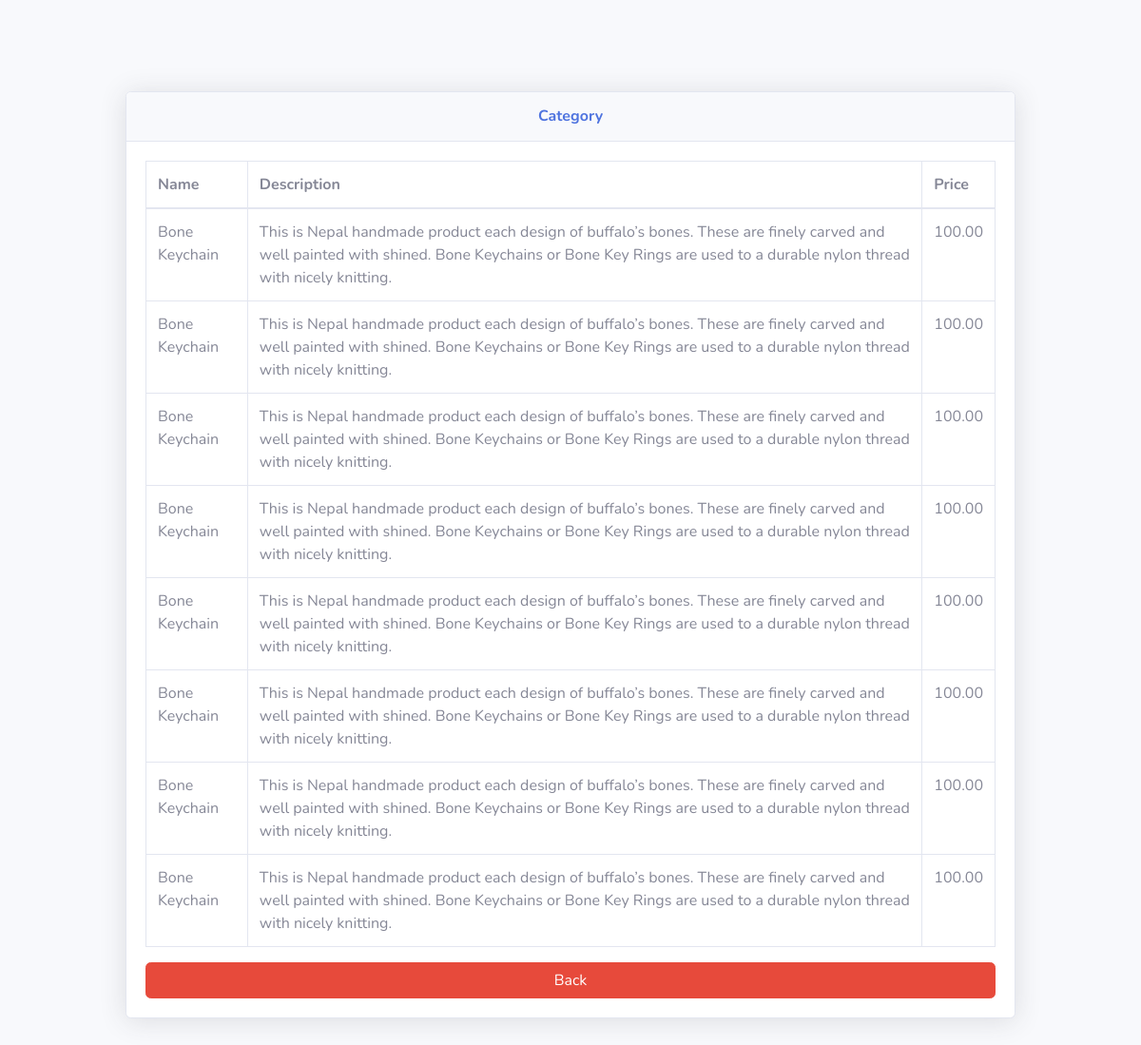
Page /admin/php/viewcategories.php?categoryID=4 on the committed database.
### tables this page shows
CREATE TABLE `products` (
  `productID` int(11) NOT NULL,
  `productName` varchar(50) NOT NULL,
  `productDesc` varchar(255) NOT NULL,
  `productPrice` decimal(10,2) NOT NULL,
  `productPhoto` varchar(255) NOT NULL,
  `categoryID` int(11) DEFAULT NULL,
  `qty` int(11) NOT NULL DEFAULT 5
);

### admin/php/viewcategories.php (the view, shortened to what this page needs)
<?php
include('config.inc.php');
?>
<!DOCTYPE html>
<html lang="en">
<head>
    <link rel="stylesheet" href="../vendor/fontawesome-free/css/all.min.css" type="text/css">
    <link rel="stylesheet" href="../css/sb-admin-2.min.css">
</head>
<body>
    <div id="wrapper">
        <div id="content-wrapper" class="d-flex flex-column">
            <div id="content">
                <div class="container-fluid">
                    <div class="row m-5 p-5">
                        <div class="col-xl-12 col-lg-12 mb-4">
                            <div class="card shadow mb-4">
                                <div class="card-header py-3">
                                    <h6 class="m-0 font-weight-bold text-primary text-center">Category</h6>
                                </div>
                                <div class="card-body">
                                    <div class="table-responsive">
                                        <table class="table table-bordered" width="100%" cellspacing="0">
                                            <thead>
                                                <tr>
                                                    <th>Name</th>
                                                    <th>Description</th>
                                                    <th>Price</th>
                                                </tr>
                                            </thead>
                                            <tbody>
                                                <?php
                                                if(isset($_GET["categoryID"]) && !empty(trim($_GET["categoryID"]))){
                                                    $ID = trim($_GET["categoryID"]);
                                                    $sql = "SELECT * FROM products P, categories C WHERE P.categoryID = C.categoryID AND C.categoryID = '$ID';";
                                                    if($result = $conn -> query($sql)){
                                                        if($result -> num_rows > 0){
                                                            while($row = $result -> fetch_array()){
                                                                echo '<tr>';
                                                                echo '<td>'. $row['productName'] .'</td>';
                                                                echo '<td>'. $row['productDesc'] .'</td>';
                                                                echo '<td>'. $row['productPrice'] .'</td>';
                                                                echo '</tr>';
                                                            }
                                                        }
                                                    }
                                                }
                                                ?>
                                            </tbody>
                                        </table>
                                    </div>
                                    <a href="../categories.php" class="btn btn-danger btn-block">Back</a>
                                </div>
                            </div>
                        </div>
                    </div>
                </div>
            </div>
        </div>
    </div>
</body>
</html>

### rows in the picture
products: productName "Bone Keychain", productDesc "This is Nepal handmade product each design of buffalo’s bones. These are finely carved and well painted with shined. Bone Keychains or Bone Key Rings are used to a durable nylon thread with nicely knitting.", productPrice "100.00"
products: productName "Bone Keychain", productDesc "This is Nepal handmade product each design of buffalo’s bones. These are finely carved and well painted with shined. Bone Keychains or Bone Key Rings are used to a durable nylon thread with nicely knitting.", productPrice "100.00"
products: productName "Bone Keychain", productDesc "This is Nepal handmade product each design of buffalo’s bones. These are finely carved and well painted with shined. Bone Keychains or Bone Key Rings are used to a durable nylon thread with nicely knitting.", productPrice "100.00"
products: productName "Bone Keychain", productDesc "This is Nepal handmade product each design of buffalo’s bones. These are finely carved and well painted with shined. Bone Keychains or Bone Key Rings are used to a durable nylon thread with nicely knitting.", productPrice "100.00"
products: productName "Bone Keychain", productDesc "This is Nepal handmade product each design of buffalo’s bones. These are finely carved and well painted with shined. Bone Keychains or Bone Key Rings are used to a durable nylon thread with nicely knitting.", productPrice "100.00"
products: productName "Bone Keychain", productDesc "This is Nepal handmade product each design of buffalo’s bones. These are finely carved and well painted with shined. Bone Keychains or Bone Key Rings are used to a durable nylon thread with nicely knitting.", productPrice "100.00"
products: productName "Bone Keychain", productDesc "This is Nepal handmade product each design of buffalo’s bones. These are finely carved and well painted with shined. Bone Keychains or Bone Key Rings are used to a durable nylon thread with nicely knitting.", productPrice "100.00"
products: productName "Bone Keychain", productDesc "This is Nepal handmade product each design of buffalo’s bones. These are finely carved and well painted with shined. Bone Keychains or Bone Key Rings are used to a durable nylon thread with nicely knitting.", productPrice "100.00"
